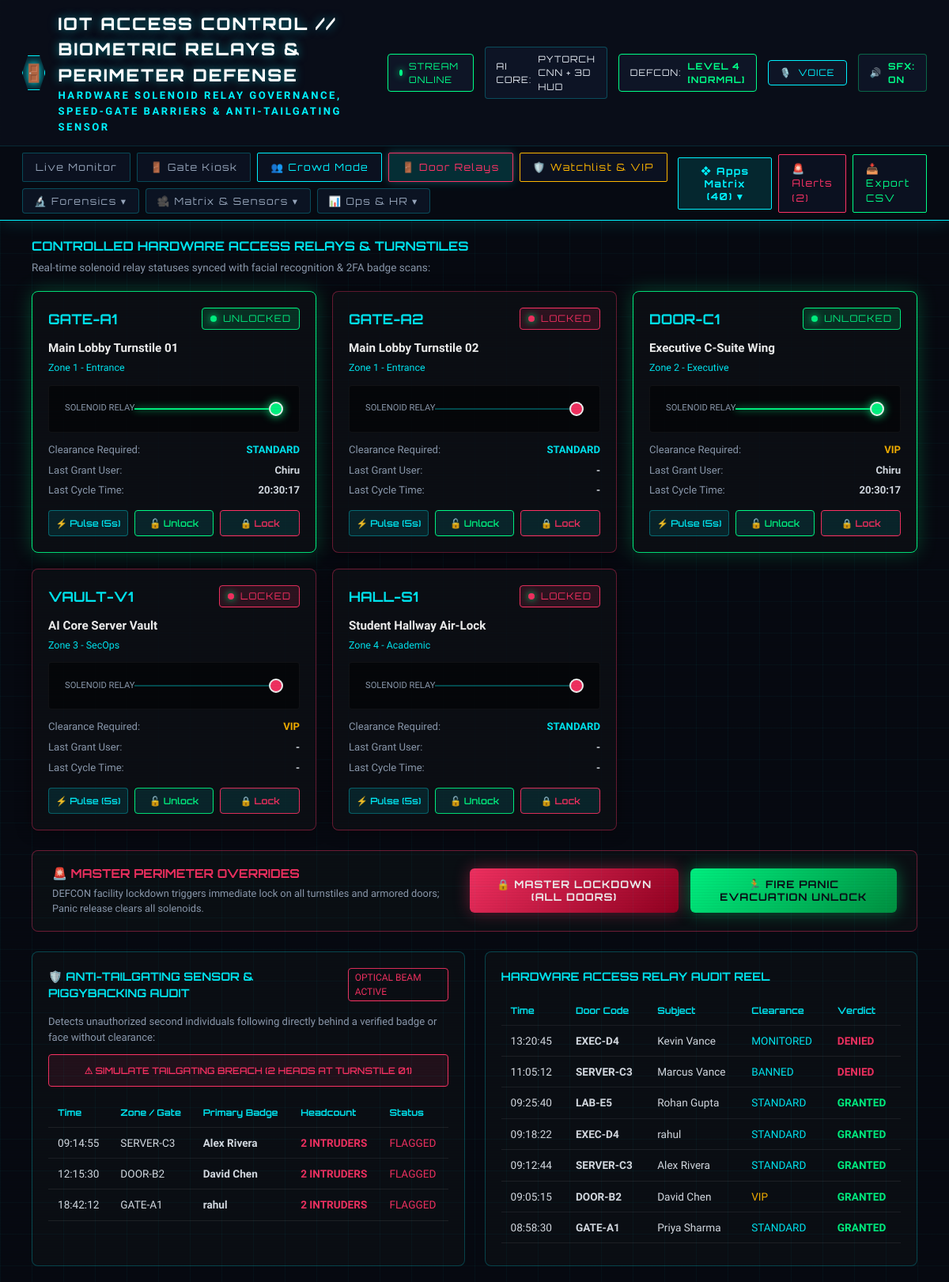
/access, run on the app's committed database.
### tables this page shows
CREATE TABLE doors (
                    id INTEGER PRIMARY KEY AUTOINCREMENT,
                    door_code TEXT UNIQUE NOT NULL,
                    name TEXT NOT NULL,
                    zone TEXT NOT NULL,
                    clearance_required TEXT DEFAULT 'STANDARD',
                    relay_state TEXT DEFAULT 'LOCKED',
                    last_access_time TEXT DEFAULT '-',
                    last_user TEXT DEFAULT '-'
                );

CREATE TABLE tailgating_incidents (
                    id INTEGER PRIMARY KEY AUTOINCREMENT,
                    timestamp TEXT NOT NULL,
                    date TEXT NOT NULL,
                    time TEXT NOT NULL,
                    zone TEXT NOT NULL,
                    primary_user TEXT NOT NULL,
                    headcount INTEGER DEFAULT 2,
                    snapshot_url TEXT DEFAULT '',
                    status TEXT DEFAULT 'FLAGGED'
                );

CREATE TABLE access_logs (
                    id INTEGER PRIMARY KEY AUTOINCREMENT,
                    timestamp TEXT NOT NULL,
                    date TEXT NOT NULL,
                    time TEXT NOT NULL,
                    door_code TEXT NOT NULL,
                    door_name TEXT NOT NULL,
                    user_name TEXT NOT NULL,
                    clearance TEXT NOT NULL,
                    status TEXT NOT NULL,
                    snapshot_url TEXT DEFAULT ''
                );

### app.py (the view)
@app.route('/access')
def access_view():
    stats = db.get_stats()
    doors = db.get_doors()
    logs = db.get_access_logs(limit=30)
    tailgate_events = db.get_tailgating_incidents(limit=15)
    return render_template('access.html', stats=stats, doors=doors, logs=logs, tailgate_events=tailgate_events)

### attendance_engine/db.py (called while the page is built)
    def _get_connection(self):
        conn = sqlite3.connect(self.db_path, check_same_thread=False)
        conn.row_factory = sqlite3.Row
        return conn

    def get_doors(self):
        with self._get_connection() as conn:
            cursor = conn.cursor()
            cursor.execute("SELECT * FROM doors ORDER BY id ASC")
            return [dict(row) for row in cursor.fetchall()]

    def get_access_logs(self, limit=40):
        with self._get_connection() as conn:
            cursor = conn.cursor()
            cursor.execute("SELECT * FROM access_logs ORDER BY id DESC LIMIT ?", (limit,))
            return [dict(row) for row in cursor.fetchall()]

    def get_tailgating_incidents(self, limit=30):
        with self._get_connection() as conn:
            cursor = conn.cursor()
            cursor.execute("SELECT * FROM tailgating_incidents ORDER BY id DESC LIMIT ?", (limit,))
            return [dict(row) for row in cursor.fetchall()]

### templates/access.html (shortened to what this page needs)
<!DOCTYPE html>
<html lang="en">
<head>
  <link rel="stylesheet" href="/static/css/style.css">
</head>
<body>
  <div class="cyber-scanlines"></div>
  <div class="hud-background-grid"></div>
    {% set active_page = 'access' %}
  {% set nav_icon = '🚪' %}
  {% set nav_title = 'IOT ACCESS CONTROL // BIOMETRIC RELAYS & PERIMETER DEFENSE' %}
  {% set nav_subtitle = 'HARDWARE SOLENOID RELAY GOVERNANCE, SPEED-GATE BARRIERS & ANTI-TAILGATING SENSOR' %}
  {% include 'nav_header.html' %}
  <main style="padding: 20px 40px;">
    <h3 style="font-family:'Orbitron',monospace; font-size: 1rem; color:#00f3ff; margin-bottom: 5px;">
      CONTROLLED HARDWARE ACCESS RELAYS & TURNSTILES
    </h3>
    <p style="font-size:0.85rem; color:#94a3b8; margin-bottom: 15px;">
      Real-time solenoid relay statuses synced with facial recognition & 2FA badge scans:
    </p>
    <div class="doors-grid" id="doors-container">
      {% for d in doors %}
      {% set is_unl = d.relay_state == 'UNLOCKED' %}
      <div class="door-card {{ 'unlocked' if is_unl else 'locked' }}" id="card-{{ d.door_code }}">
        <div class="door-header">
          <div class="door-code">{{ d.door_code }}</div>
          <div class="door-relay-indicator {{ 'relay-unlocked' if is_unl else 'relay-locked' }}" id="ind-{{ d.door_code }}">
            <span class="pulse-dot" style="background: {{ '#00ff88' if is_unl else '#ff3366' }};"></span>
            <span id="state-txt-{{ d.door_code }}">{{ d.relay_state }}</span>
          </div>
        </div>
        <div style="font-weight: 700; font-size: 0.95rem; color:#fff; margin-bottom: 4px;">{{ d.name }}</div>
        <div style="font-size: 0.78rem; color:#00f3ff; margin-bottom: 10px;">{{ d.zone }}</div>
        <div class="circuit-graphic">
          <span style="font-size:0.7rem; color:#94a3b8;">SOLENOID RELAY</span>
          <div class="circuit-line {{ 'active' if is_unl else '' }}" id="cline-{{ d.door_code }}"></div>
          <div class="relay-node {{ 'unlocked' if is_unl else '' }}" id="rnode-{{ d.door_code }}"></div>
        </div>
        <div class="door-info-row">
          <span>Clearance Required:</span>
          <span class="door-info-val" style="color: {{ '#ffb700' if d.clearance_required == 'VIP' else '#00f3ff' }};">
            {{ d.clearance_required }}
          </span>
        </div>
        <div class="door-info-row">
          <span>Last Grant User:</span>
          <span class="door-info-val" id="user-{{ d.door_code }}">{{ d.last_user }}</span>
        </div>
        <div class="door-info-row">
          <span>Last Cycle Time:</span>
          <span class="door-info-val" id="time-{{ d.door_code }}">{{ d.last_access_time }}</span>
        </div>
        <div class="door-btn-row">
          <button class="door-action-btn" onclick="pulseDoor('{{ d.door_code }}')">⚡ Pulse (5s)</button>
          <button class="door-action-btn" style="border-color:#00ff88; color:#00ff88;" onclick="setDoor('{{ d.door_code }}', 'unlock')">🔓 Unlock</button>
          <button class="door-action-btn" style="border-color:#ff3366; color:#ff3366;" onclick="setDoor('{{ d.door_code }}', 'lock')">🔒 Lock</button>
        </div>
      </div>
      {% endfor %}
    </div>
    <div class="emergency-bar">
      <div>
        <h4 style="font-family:'Orbitron',monospace; font-size: 0.95rem; color:#ff3366; margin-bottom: 4px;">
          🚨 MASTER PERIMETER OVERRIDES
        </h4>
        <p style="font-size: 0.8rem; color:#94a3b8;">
          DEFCON facility lockdown triggers immediate lock on all turnstiles and armored doors; Panic release clears all solenoids.
        </p>
      </div>
      <div style="display: flex; gap: 15px;">
        <button class="em-btn" onclick="masterLockdown()">
          🔒 MASTER LOCKDOWN (ALL DOORS)
        </button>
        <button class="panic-btn" onclick="masterPanicUnlock()">
          🏃 FIRE PANIC EVACUATION UNLOCK
        </button>
      </div>
    </div>
    <div class="tailgate-section">
      <div class="panel-box">
        <div style="display: flex; justify-content: space-between; align-items: center; margin-bottom: 15px;">
          <h4 style="font-family:'Orbitron',monospace; font-size: 0.9rem; color:#00f3ff;">
            🛡️ ANTI-TAILGATING SENSOR & PIGGYBACKING AUDIT
          </h4>
          <span style="font-size: 0.75rem; color:#ff3366; border: 1px solid #ff3366; padding: 2px 8px; border-radius: 4px;">
            OPTICAL BEAM ACTIVE
          </span>
        </div>
        <p style="font-size: 0.82rem; color:#94a3b8; margin-bottom: 12px;">
          Detects unauthorized second individuals following directly behind a verified badge or face without clearance:
        </p>
        <button class="door-action-btn" style="width: 100%; padding: 12px; margin-bottom: 15px; border-color: #ff3366; color: #ff3366; background: rgba(255, 51, 102, 0.1);" onclick="simulateTailgating()">
          ⚠ SIMULATE TAILGATING BREACH (2 HEADS AT TURNSTILE 01)
        </button>
        <table class="log-table">
          <thead>
            <tr>
              <th>Time</th>
              <th>Zone / Gate</th>
              <th>Primary Badge</th>
              <th>Headcount</th>
              <th>Status</th>
            </tr>
          </thead>
          <tbody id="tailgate-tbody">
            {% if tailgate_events %}
              {% for ev in tailgate_events %}
              <tr>
                <td>{{ ev.time }}</td>
                <td>{{ ev.zone }}</td>
                <td><strong>{{ ev.primary_user }}</strong></td>
                <td style="color:#ff3366; font-weight:700;">{{ ev.headcount }} INTRUDERS</td>
                <td style="color:#ff3366;">FLAGGED</td>
              </tr>
              {% endfor %}
            {% else %}
              <tr>
                <td colspan="5" style="text-align:center; color:#94a3b8; padding:20px;">
                  Zero tailgating breaches logged. Perimeter barrier secure.
                </td>
              </tr>
            {% endif %}
          </tbody>
        </table>
      </div>
      <div class="panel-box">
        <h4 style="font-family:'Orbitron',monospace; font-size: 0.9rem; color:#00f3ff; margin-bottom: 15px;">
          HARDWARE ACCESS RELAY AUDIT REEL
        </h4>
        <div style="max-height: 320px; overflow-y: auto;">
          <table class="log-table">
            <thead>
              <tr>
                <th>Time</th>
                <th>Door Code</th>
                <th>Subject</th>
                <th>Clearance</th>
                <th>Verdict</th>
              </tr>
            </thead>
            <tbody id="access-logs-tbody">
              {% if logs %}
                {% for l in logs %}
                <tr>
                  <td>{{ l.time }}</td>
                  <td><strong>{{ l.door_code }}</strong></td>
                  <td>{{ l.user_name }}</td>
                  <td style="color: {{ '#ffb700' if l.clearance == 'VIP' else '#00f3ff' }};">{{ l.clearance }}</td>
                  <td style="color: {{ '#00ff88' if l.status == 'GRANTED' else '#ff3366' }}; font-weight: 700;">
                    {{ l.status }}
                  </td>
                </tr>
                {% endfor %}
              {% else %}
                <tr>
                  <td colspan="5" style="text-align:center; color:#94a3b8; padding:20px;">
                    No hardware access logs recorded yet today.
                  </td>
                </tr>
              {% endif %}
            </tbody>
          </table>
        </div>
      </div>
    </div>
  </main>
</body>
</html>

### static/css/style.css (style rules this page uses)
:root { --bg-primary: #070a12; --bg-secondary: #0d121f; --bg-card: rgba(16, 23, 38, 0.75); --border-cyan: #00f3ff; --border-dim: rgba(0, 243, 255, 0.25); --neon-cyan: #00f3ff; --neon-green: #00ff88; --neon-amber: #ffb800; --neon-purple: #9d4edd; --neon-red: #ff3366; --text-main: #e2e8f0; --text-muted: #94a3b8; --font-tech: 'Orbitron', -apple-system, sans-serif; --font-body: 'Rajdhani', -apple-system, sans-serif; }
* { margin: 0; padding: 0; box-sizing: border-box; }
body { background-color: var(--bg-primary); color: var(--text-main); font-family: var(--font-body); font-size: 16px; line-height: 1.5; min-height: 100vh; position: relative; overflow-x: hidden; }
.hud-background-grid { position: fixed; top: 0; left: 0; width: 100%; height: 100%; background-image: linear-gradient(rgba(0, 243, 255, 0.04) 1px, transparent 1px), linear-gradient(90deg, rgba(0, 243, 255, 0.04) 1px, transparent 1px); background-size: 40px 40px; pointer-events: none; z-index: 0; }
.cyber-scanlines { position: fixed; top: 0; left: 0; width: 100%; height: 100%; background: repeating-linear-gradient( 0deg, rgba(0, 0, 0, 0.15), rgba(0, 0, 0, 0.15) 1px, transparent 1px, transparent 2px ); pointer-events: none; z-index: 1; }
.pulse-dot { width: 8px; height: 8px; border-radius: 50%; background: var(--neon-green); box-shadow: 0 0 10px var(--neon-green); animation: pulse-glow 1.5s infinite; }

### data on the page
doors: door_code "GATE-A1", relay_state "UNLOCKED", name "Main Lobby Turnstile 01", zone "Zone 1 - Entrance", clearance_required "STANDARD", last_user "Chiru", last_access_time "20:30:17"
doors: door_code "GATE-A2", relay_state "LOCKED", name "Main Lobby Turnstile 02", zone "Zone 1 - Entrance", clearance_required "STANDARD", last_user "-", last_access_time "-"
doors: door_code "DOOR-C1", relay_state "UNLOCKED", name "Executive C-Suite Wing", zone "Zone 2 - Executive", clearance_required "VIP", last_user "Chiru", last_access_time "20:30:17"
doors: door_code "VAULT-V1", relay_state "LOCKED", name "AI Core Server Vault", zone "Zone 3 - SecOps", clearance_required "VIP", last_user "-", last_access_time "-"
doors: door_code "HALL-S1", relay_state "LOCKED", name "Student Hallway Air-Lock", zone "Zone 4 - Academic", clearance_required "STANDARD", last_user "-", last_access_time "-"
tailgating_incidents: time "09:14:55", zone "SERVER-C3", primary_user "Alex Rivera", headcount "2"
tailgating_incidents: time "12:15:30", zone "DOOR-B2", primary_user "David Chen", headcount "2"
tailgating_incidents: time "18:42:12", zone "GATE-A1", primary_user "rahul", headcount "2"
access_logs: time "13:20:45", door_code "EXEC-D4", user_name "Kevin Vance", clearance "MONITORED", status "DENIED"
access_logs: time "11:05:12", door_code "SERVER-C3", user_name "Marcus Vance", clearance "BANNED", status "DENIED"
access_logs: time "09:25:40", door_code "LAB-E5", user_name "Rohan Gupta", clearance "STANDARD", status "GRANTED"
access_logs: time "09:18:22", door_code "EXEC-D4", user_name "rahul", clearance "STANDARD", status "GRANTED"
access_logs: time "09:12:44", door_code "SERVER-C3", user_name "Alex Rivera", clearance "STANDARD", status "GRANTED"
access_logs: time "09:05:15", door_code "DOOR-B2", user_name "David Chen", clearance "VIP", status "GRANTED"
access_logs: time "08:58:30", door_code "GATE-A1", user_name "Priya Sharma", clearance "STANDARD", status "GRANTED"

### other printed values
{{ nav_icon|default('◈') }} "🚪"
{{ nav_title|default('NEXUS // BIOMETRIC 3D ATTENDANCE') }} "IOT ACCESS CONTROL // BIOMETRIC RELAYS & PERIMETER DEFENSE"
